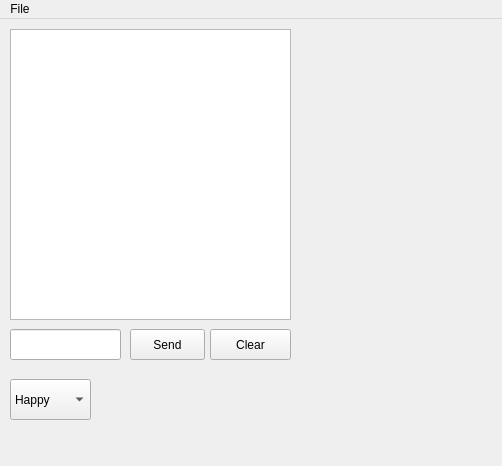
<?xml version="1.0" encoding="UTF-8"?>
<ui version="4.0">
 <class>MainWindow</class>
 <widget class="QMainWindow" name="MainWindow">
  <property name="geometry">
   <rect>
    <x>0</x>
    <y>0</y>
    <width>502</width>
    <height>466</height>
   </rect>
  </property>
  <property name="windowTitle">
   <string>MainWindow</string>
  </property>
  <widget class="QWidget" name="centralWidget">
   <widget class="QTextBrowser" name="textBrowser">
    <property name="geometry">
     <rect>
      <x>10</x>
      <y>10</y>
      <width>281</width>
      <height>291</height>
     </rect>
    </property>
   </widget>
   <widget class="QLineEdit" name="lineEdit">
    <property name="geometry">
     <rect>
      <x>10</x>
      <y>310</y>
      <width>111</width>
      <height>31</height>
     </rect>
    </property>
   </widget>
   <widget class="QPushButton" name="pushButton">
    <property name="geometry">
     <rect>
      <x>130</x>
      <y>310</y>
      <width>75</width>
      <height>31</height>
     </rect>
    </property>
    <property name="text">
     <string>Send</string>
    </property>
   </widget>
   <widget class="QPushButton" name="pushButton_2">
    <property name="geometry">
     <rect>
      <x>210</x>
      <y>310</y>
      <width>81</width>
      <height>31</height>
     </rect>
    </property>
    <property name="text">
     <string>Clear</string>
    </property>
   </widget>
   <widget class="QComboBox" name="comboBox">
    <property name="geometry">
     <rect>
      <x>10</x>
      <y>360</y>
      <width>81</width>
      <height>41</height>
     </rect>
    </property>
    <item>
     <property name="text">
      <string>Happy</string>
     </property>
     <property name="icon">
      <iconset>
       <normaloff>../Smile-emoticon/face-smile.png</normaloff>../Smile-emoticon/face-smile.png</iconset>
     </property>
    </item>
    <item>
     <property name="text">
      <string>Angry</string>
     </property>
     <property name="icon">
      <iconset>
       <normaloff>../Smile-emoticon/smiley-angry.png</normaloff>../Smile-emoticon/smiley-angry.png</iconset>
     </property>
    </item>
    <item>
     <property name="text">
      <string>Sad</string>
     </property>
     <property name="icon">
      <iconset>
       <normaloff>../Smile-emoticon/sad-smile.png</normaloff>../Smile-emoticon/sad-smile.png</iconset>
     </property>
    </item>
   </widget>
  </widget>
  <widget class="QMenuBar" name="menuBar">
   <property name="geometry">
    <rect>
     <x>0</x>
     <y>0</y>
     <width>502</width>
     <height>21</height>
    </rect>
   </property>
   <widget class="QMenu" name="menuFile">
    <property name="title">
     <string>File</string>
    </property>
    <addaction name="actionQuit"/>
   </widget>
   <addaction name="menuFile"/>
  </widget>
  <action name="actionQuit">
   <property name="text">
    <string>Quit</string>
   </property>
  </action>
 </widget>
 <layoutdefault spacing="6" margin="11"/>
 <resources/>
 <connections/>
</ui>
